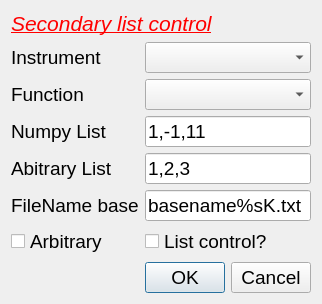
<?xml version="1.0" encoding="UTF-8"?>
<ui version="4.0">
 <class>Dialog</class>
 <widget class="QDialog" name="Dialog">
  <property name="geometry">
   <rect>
    <x>0</x>
    <y>0</y>
    <width>322</width>
    <height>219</height>
   </rect>
  </property>
  <property name="font">
   <font>
    <family>Arial</family>
    <pointsize>14</pointsize>
   </font>
  </property>
  <property name="windowTitle">
   <string>Dialog</string>
  </property>
  <layout class="QVBoxLayout" name="verticalLayout">
   <item>
    <widget class="QLabel" name="label_4">
     <property name="font">
      <font>
       <family>Arial</family>
       <pointsize>16</pointsize>
       <weight>9</weight>
       <italic>true</italic>
       <bold>false</bold>
       <underline>true</underline>
      </font>
     </property>
     <property name="styleSheet">
      <string notr="true">color: rgb(255, 0, 0);
font: 75 italic 20pt &quot;Arial&quot;;
font: 75 16pt &quot;Arial&quot;;
text-decoration: underline;
font: 75 italic 16pt &quot;Arial&quot;;</string>
     </property>
     <property name="text">
      <string>Secondary list control</string>
     </property>
    </widget>
   </item>
   <item>
    <layout class="QFormLayout" name="formLayout">
     <item row="0" column="0">
      <widget class="QLabel" name="label">
       <property name="styleSheet">
        <string notr="true">
font: 14pt &quot;Arial&quot;;</string>
       </property>
       <property name="text">
        <string>Instrument</string>
       </property>
      </widget>
     </item>
     <item row="0" column="1">
      <widget class="QComboBox" name="ExcInst1">
       <property name="font">
        <font>
         <family>Arial</family>
         <pointsize>14</pointsize>
        </font>
       </property>
      </widget>
     </item>
     <item row="1" column="0">
      <widget class="QLabel" name="Func1">
       <property name="styleSheet">
        <string notr="true">
font: 14pt &quot;Arial&quot;;</string>
       </property>
       <property name="text">
        <string>Function</string>
       </property>
      </widget>
     </item>
     <item row="1" column="1">
      <widget class="QComboBox" name="ExcFunc1">
       <property name="font">
        <font>
         <family>Arial</family>
         <pointsize>14</pointsize>
        </font>
       </property>
      </widget>
     </item>
     <item row="2" column="0">
      <widget class="QLabel" name="label_8">
       <property name="font">
        <font>
         <family>Arial</family>
         <pointsize>14</pointsize>
        </font>
       </property>
       <property name="text">
        <string>Numpy List</string>
       </property>
      </widget>
     </item>
     <item row="2" column="1">
      <widget class="QLineEdit" name="ListExc1">
       <property name="font">
        <font>
         <family>Arial</family>
         <pointsize>14</pointsize>
        </font>
       </property>
       <property name="text">
        <string>1,-1,11</string>
       </property>
      </widget>
     </item>
     <item row="5" column="1">
      <widget class="QCheckBox" name="ListContr1">
       <property name="font">
        <font>
         <family>Arial</family>
         <pointsize>14</pointsize>
        </font>
       </property>
       <property name="text">
        <string>List control?</string>
       </property>
      </widget>
     </item>
     <item row="3" column="1">
      <widget class="QLineEdit" name="AList">
       <property name="text">
        <string>1,2,3</string>
       </property>
      </widget>
     </item>
     <item row="3" column="0">
      <widget class="QLabel" name="AList2">
       <property name="font">
        <font>
         <family>Arial</family>
         <pointsize>14</pointsize>
        </font>
       </property>
       <property name="text">
        <string>Abitrary List</string>
       </property>
      </widget>
     </item>
     <item row="5" column="0">
      <widget class="QCheckBox" name="Arbitrary">
       <property name="text">
        <string>Arbitrary</string>
       </property>
      </widget>
     </item>
     <item row="4" column="0">
      <widget class="QLabel" name="label_2">
       <property name="text">
        <string>FileName base</string>
       </property>
      </widget>
     </item>
     <item row="4" column="1">
      <widget class="QLineEdit" name="BaseName">
       <property name="text">
        <string>basename%sK.txt</string>
       </property>
      </widget>
     </item>
    </layout>
   </item>
   <item>
    <widget class="QDialogButtonBox" name="buttonBox">
     <property name="font">
      <font>
       <family>Arial</family>
       <pointsize>14</pointsize>
      </font>
     </property>
     <property name="orientation">
      <enum>Qt::Horizontal</enum>
     </property>
     <property name="standardButtons">
      <set>QDialogButtonBox::Cancel|QDialogButtonBox::Ok</set>
     </property>
    </widget>
   </item>
  </layout>
 </widget>
 <resources/>
 <connections>
  <connection>
   <sender>buttonBox</sender>
   <signal>accepted()</signal>
   <receiver>Dialog</receiver>
   <slot>accept()</slot>
   <hints>
    <hint type="sourcelabel">
     <x>248</x>
     <y>254</y>
    </hint>
    <hint type="destinationlabel">
     <x>157</x>
     <y>274</y>
    </hint>
   </hints>
  </connection>
  <connection>
   <sender>buttonBox</sender>
   <signal>rejected()</signal>
   <receiver>Dialog</receiver>
   <slot>reject()</slot>
   <hints>
    <hint type="sourcelabel">
     <x>316</x>
     <y>260</y>
    </hint>
    <hint type="destinationlabel">
     <x>286</x>
     <y>274</y>
    </hint>
   </hints>
  </connection>
 </connections>
</ui>
